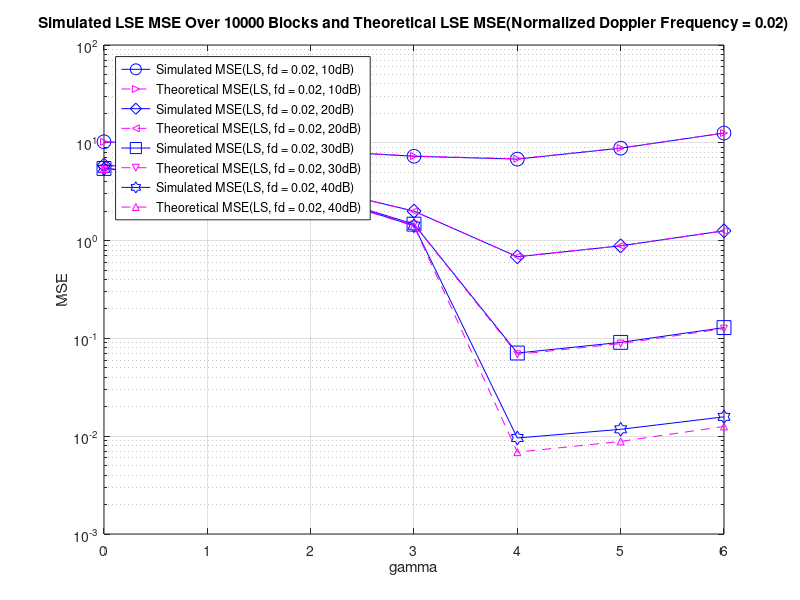

Source code (MATLAB):
figure;

load('LS fd = 0.02 10dB.mat');
semilogy(indv.range,dv.CH_MSE, 'b-o', 'MarkerSize',10,'linewidth' ,0.5,'DisplayName',('Simulated MSE(LS, fd = 0.02, 10dB)'));hold on;
semilogy(indv.range,dv.Theory_BEM_MSE, 'm-->', 'MarkerSize',5,'linewidth' ,0.5,'DisplayName',('Theoretical MSE(LS, fd = 0.02, 10dB)'));hold on;

load('LS fd = 0.02 20dB.mat');
semilogy(indv.range,dv.CH_MSE, 'b-d', 'MarkerSize',10,'linewidth' ,0.5,'DisplayName',('Simulated MSE(LS, fd = 0.02, 20dB)'));hold on;
semilogy(indv.range,dv.Theory_BEM_MSE, 'm--<', 'MarkerSize',5,'linewidth' ,0.5,'DisplayName',('Theoretical MSE(LS, fd = 0.02, 20dB)'));hold on;

load('LS fd = 0.02 30dB.mat');
semilogy(indv.range,dv.CH_MSE, 'b-s', 'MarkerSize',10,'linewidth' ,0.5,'DisplayName',('Simulated MSE(LS, fd = 0.02, 30dB)'));hold on;
semilogy(indv.range,dv.Theory_BEM_MSE, 'm--v', 'MarkerSize',5,'linewidth' ,0.5,'DisplayName',('Theoretical MSE(LS, fd = 0.02, 30dB)'));hold on;

load('LS fd = 0.02 40dB.mat');
semilogy(indv.range,dv.CH_MSE, 'b-h', 'MarkerSize',10,'linewidth' ,0.5,'DisplayName',('Simulated MSE(LS, fd = 0.02, 40dB)'));hold on;
semilogy(indv.range,dv.Theory_BEM_MSE, 'm--^', 'MarkerSize',5,'linewidth' ,0.5,'DisplayName',('Theoretical MSE(LS, fd = 0.02, 40dB)'));hold on;

grid;
legend('Location','northwest');
xlabel("\gamma");
ylabel("MSE");
ylim([10^-3 10^2]);
title("Simulated LSE MSE Over 10000 Blocks and Theoretical LSE MSE(Normalized Doppler Frequency = 0.02)");